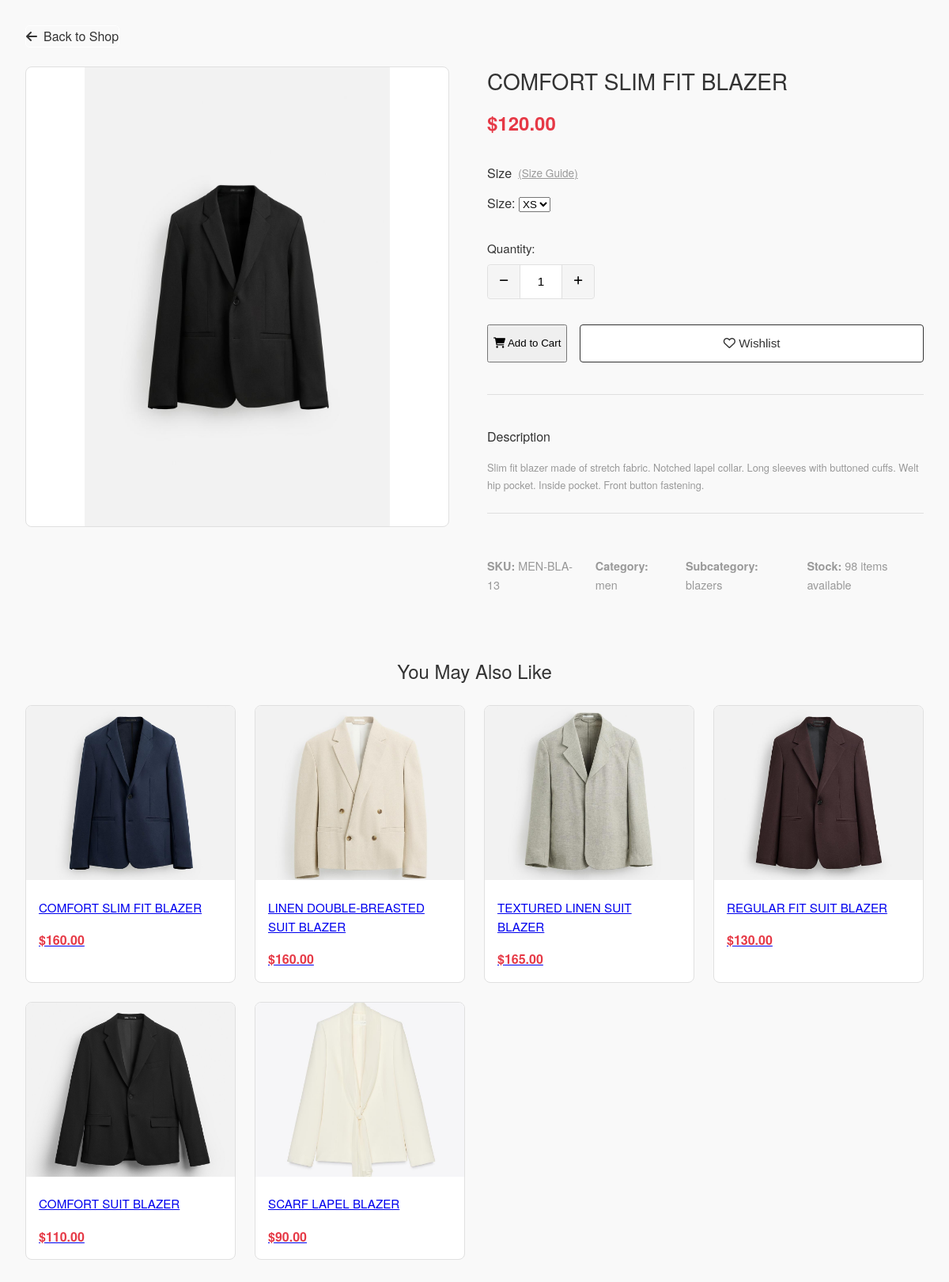
The page /product/13/ on the database its author committed.
### clothes/models.py (models this page shows, shortened)
class Product(models.Model):
    CATEGORY_CHOICES = [
        ('men', 'Men'),
        ('women', 'Women'),
    ]
    SUBCATEGORY_CHOICES = [
        ('shirts', 'Shirts'),
        ('t_shirts', 'T-Shirts'),
        ('polo_shirts', 'Polo Shirt'),
        ('jeans', 'Jeans'),
        ('jackets', 'Jackets'),
        ('blazers', 'Blazers'),
        ('dresses', 'Dresses'),
        ('trousers', 'Trousers'),
        ('hoodies_sweatshirts', 'Hoodies | Sweatshirts'),
        ('sweaters_cardigans', 'Sweater | Cardigans'),
        ('tops', 'Tops'),
        ('shorts', 'Shorts'),
        ('shoes', 'Shoes'),
        ('bags', 'Bags'),
        ('accessories', 'Accessories'),
        ('perfume', 'Perfume'),
    ]
    SIZE_CHOICES = [
        ('XS', 'Extra Small'),
        ('S', 'Small'),
        ('M', 'Medium'),
        ('L', 'Large'),
        ('XL', 'Extra Large'),
    ]
    product_id = models.CharField(max_length=50, unique=True)  # Barcode or unique ID
    name = models.CharField(max_length=200)
    category = models.CharField(max_length=50, choices=CATEGORY_CHOICES)
    subcategory = models.CharField(max_length=50, choices=SUBCATEGORY_CHOICES)
    description = models.TextField()
    sku = models.CharField(max_length=50, unique=True, blank=True, null=True)
    stock = models.PositiveIntegerField(default=0)
    price = models.DecimalField(max_digits=10, decimal_places=2)
    size = models.CharField(max_length=50, choices=SIZE_CHOICES)  # Size options
    image_name = models.CharField(max_length=100, blank=True, null=True)

### clothes/views.py (the view)
# urls.py: path('product/<str:product_id>/', views.product_detail, name='product_detail'),
def product_detail(request, product_id):
    product = get_object_or_404(Product, id=product_id)
    related_products = Product.objects.filter(
        subcategory=product.subcategory
    ).exclude(id=product.id)[:6]  # Limit to 4 items
    if request.user.is_authenticated:
        track_interaction(request.user, product, 'view')
    return render(request, 'product_detail.html', {
        'product': product,
        'related_products': related_products,  # Pass to template
    })

### clothes/templates/product_detail.html (shortened to what this page needs)
{% load static %}
<!DOCTYPE html>
<html lang="en">
<head>
    <link rel="stylesheet" href="https://cdnjs.cloudflare.com/ajax/libs/font-awesome/6.0.0/css/all.min.css">
    <link rel="stylesheet" href="{% static 'View_Detail/view_detail.css' %}">
</head>
<body>
    <div class="container">
        <a href="javascript:history.back()" class="back-button">
            <i class="fas fa-arrow-left"></i> Back to Shop
        </a>
        <div class="product-detail">
            <div class="product-gallery">
                <div class="main-image">
                    <img src="{% static 'Shop/' %}{{ product.image_name }}" alt="{{ product.name }}" id="mainProductImage">
                </div>
            </div>
            <div class="product-info">
                <h1>{{ product.name }}</h1>
                <div class="price-section">
                    {% if product.discount_price %}
                    <span class="current-price">${{ product.discount_price }}</span>
                    <span class="original-price">${{ product.price }}</span>
                    <span class="discount-badge">Save {{ product.get_discount_percentage }}%</span>
                    {% else %}
                    <span class="current-price">${{ product.price }}</span>
                    {% endif %}
                </div>
                <div class="size-selection">
                    <h3>Size <span class="size-guide-link" id="openSizeGuide">(Size Guide)</span></h3>
                    <div class="size-select">
                        <label for="size-{{ product.id }}">Size:</label>
                        <select name="size" id="size-{{ product.id }}" required>
                            <option value="XS">XS</option>
                        </select>
                    </div>
                </div>
                <div class="quantity-selector">
                    <label>Quantity:</label>
                    <div class="quantity-controls">
                        <button type="button" class="quantity-btn minus"><i class="fas fa-minus"></i></button>
                        <input type="number" id="quantity" value="1" min="1" max="10">
                        <button type="button" class="quantity-btn plus"><i class="fas fa-plus"></i></button>
                    </div>
                </div>
                <div class="product-actions">
                    <button class="add-to-cart" data-product-id="{{ product.id }}">
                        <i class="fas fa-shopping-cart"></i> Add to Cart
                    </button>
                    <button class="wishlist-btn">
                        <i class="far fa-heart"></i> Wishlist
                    </button>
                </div>
                <div class="product-description">
                    <h3>Description</h3>
                    <p>{{ product.description }}</p>
                </div>
                <div class="product-meta">
                    <p><strong>SKU:</strong> {{ product.sku }}</p>
                    <p><strong>Category:</strong> {{ product.category }}</p>
                    <p><strong>Subcategory:</strong> {{ product.subcategory }}</p>
                    <p><strong>Stock:</strong> {{ product.stock }} items available</p>
                </div>
            </div>
        </div>
        <div class="related-products">
            <h2>You May Also Like</h2>
            <div class="related-grid">
                {% for related in related_products %}
                <div class="related-product">
                    <a href="{% url 'product_detail' related.id %}">
                        <img src="{% static 'Shop/' %}{{ related.image_name }}" alt="{{ related.name }}" loading="lazy">
                        <h3>{{ related.name }}</h3>
                        <div class="price">${{ related.price }}</div>
                    </a>
                </div>
                {% endfor %}
            </div>
        </div>
    </div>
</body>
</html>

### static/View_Detail/view_detail.css (style rules this page uses)
:root { --primary-color: #333; --secondary-color: #e63946; --light-gray: #f5f5f5; --medium-gray: #e0e0e0; --dark-gray: #999; --white: #ffffff; }
body { font-family: 'Helvetica Neue', Arial, sans-serif; line-height: 1.6; color: var(--primary-color); background-color: #f9f9f9; margin: 0; padding: 0; }
.container { max-width: 1200px; margin: 0 auto; padding: 2rem; }
.back-button { display: inline-flex; align-items: center; gap: 0.5rem; margin-bottom: 1.5rem; color: var(--primary-colory); text-decoration: none; font-size: 1rem; transition: color 0.2s ease; border: 1px solid #fff; border-radius: 5px; }
.product-detail { display: grid; grid-template-columns: 1fr 1fr; gap: 3rem; margin-bottom: 4rem; }
.product-gallery { display: flex; gap: 1rem; }
.main-image { width: 100%; height: 580px; object-fit: contain; background: var(--white); border: 1px solid var(--medium-gray); border-radius: 0.5rem; display: flex; justify-content: center; }
.main-image img { width: 100%; height: auto; object-fit: contain; }
.product-info h1 { font-size: 1.75rem; margin: 0 0 1rem; font-weight: 500; line-height: 1.3; }
.price-section { display: flex; align-items: center; gap: 0.75rem; margin-bottom: 1.5rem; flex-wrap: wrap; }
.current-price { font-size: 1.5rem; font-weight: 700; color: var(--secondary-color); }
.size-selection { margin: 2rem 0; }
.size-selection h3 { font-size: 1rem; margin-bottom: 0.75rem; font-weight: 500; display: flex; align-items: center; gap: 0.5rem; }
.size-guide-link { font-size: 0.85rem; font-weight: 400; color: var(--dark-gray); cursor: pointer; text-decoration: underline; }
.quantity-selector { margin: 2rem 0; }
.quantity-selector label { display: block; margin-bottom: 0.5rem; font-size: 0.95rem; }
.quantity-controls { display: inline-flex; align-items: center; border: 1px solid var(--medium-gray); border-radius: 0.25rem; overflow: hidden; }
.quantity-btn { width: 2.5rem; height: 2.5rem; background: var(--light-gray); border: none; cursor: pointer; display: flex; align-items: center; justify-content: center; font-size: 0.8rem; transition: background 0.2s ease; }
#quantity { width: 3rem; height: 2.5rem; text-align: center; border: none; border-left: 1px solid var(--medium-gray); border-right: 1px solid var(--medium-gray); appearance: textfield; -moz-appearance: textfield; -webkit-appearance: textfield; font-size: 0.95rem; }
.product-actions { display: flex; gap: 1rem; margin: 2rem 0; }
.add-to-cart-btn, .wishlist-btn { flex: 1; padding: 0.9rem; font-size: 0.95rem; font-weight: 500; border-radius: 0.25rem; transition: all 0.2s ease; cursor: pointer; }
.wishlist-btn { background: var(--white); color: var(--primary-color); border: 1px solid var(--primary-color); }
.product-description { margin: 2.5rem 0; padding: 1.5rem 0; border-top: 1px solid var(--medium-gray); border-bottom: 1px solid var(--medium-gray); }
.product-description h3 { font-size: 1rem; margin-bottom: 1rem; font-weight: 500; }
.product-description p { margin: 0; font-size: 0.8rem; line-height: 1.7; color: var(--dark-gray); }
.product-meta { display: flex; gap: 1.5rem; font-size: 0.9rem; color: var(--dark-gray); }
.related-products { margin-top: 4rem; }
.related-products h2 { font-size: 1.5rem; margin-bottom: 1.5rem; text-align: center; font-weight: 500; }
.related-grid { display: grid; grid-template-columns: repeat(auto-fill, minmax(220px, 1fr)); gap: 1.5rem; }
.related-product { background: var(--white); border: 1px solid var(--medium-gray); border-radius: 0.5rem; overflow: hidden; transition: transform 0.3s ease, box-shadow 0.3s ease; }
.related-product img { width: 100%; height: 220px; object-fit: cover; }
.related-product h3 { font-size: 0.95rem; margin: 1rem; font-weight: 500; }
.related-product .price { margin: 0 1rem 1rem; font-weight: 700; color: var(--secondary-color); }
@media (max-width: 1536px) { .container { max-width: 1400px; } }
@media (max-width: 1280px) { .product-detail { gap: 2rem; } }

### rows shown on the page
Product: image_name (picture), name "COMFORT SLIM FIT BLAZER", price "120.00", size "XS", description "Slim fit blazer made of stretch fabric. Notched lapel collar. Long sleeves with buttoned cuffs. Welt hip pocket. Inside pocket. Front button fastening.", sku "MEN-BLA-13", category "men", subcategory "blazers", stock "98"
Product: image_name (picture), name "COMFORT SLIM FIT BLAZER", price "160.00"
Product: image_name (picture), name "LINEN DOUBLE-BREASTED SUIT BLAZER", price "160.00"
Product: image_name (picture), name "TEXTURED LINEN SUIT BLAZER", price "165.00"
Product: image_name (picture), name "REGULAR FIT SUIT BLAZER", price "130.00"
Product: image_name (picture), name "COMFORT SUIT BLAZER", price "110.00"
Product: image_name (picture), name "SCARF LAPEL BLAZER", price "90.00"
